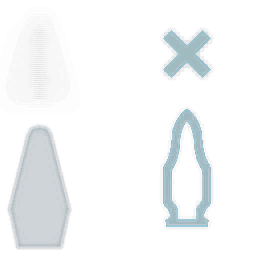
#> input picture assets/blender/master_chief/ar_data_additive.png, 256 x 256 px, given in place of Musashi_Original_Reference.png, which was not available; the run also reads 1 picture not shown here
$ python assemble_final_review.py
#> lines starting #> are read from the running program, lines starting #| are printed output that depends on the picture; pictures that were not available may be replaced by others from this repository, and a replacement may not be noted
from PIL import Image, ImageDraw, ImageFont
from pathlib import Path
import json, hashlib
p=Path(__file__).resolve().parents[1]/'Validation'
BG=(232,230,221,255); INK=(35,42,43); MUTED=(90,98,98)
H=1400; W=500; TOP=146; BOTTOM=70; GAP=28; MARGIN=40
font='/System/Library/Fonts/Supplemental/Arial.ttf'
bold='/System/Library/Fonts/Supplemental/Arial Bold.ttf'
def ft(n,b=False): return ImageFont.truetype(bold if b else font,n)
def normalize(path):
 im=Image.open(path).convert('RGBA'); bbox=im.getchannel('A').point(lambda x:255 if x>128 else 0).getbbox()
#> in normalize, im is the input picture: PIL image 256x256 RGBA; mean R, G, B, A 4.5, 10.6, 13.2, 13.3
#> after `bbox = im.getchannel('A').point(lambda x: 255 if x > 128 else 0).getbb`: bbox = (163, 30, 211, 227)
 crop=im.crop(bbox); scale=H/crop.height; width=round(crop.width*scale)
#> after `scale = H / crop.height`: scale = 7.11
#> after `width = round(crop.width * scale)`: width = 341
 resized=crop.resize((width,H),Image.Resampling.LANCZOS)
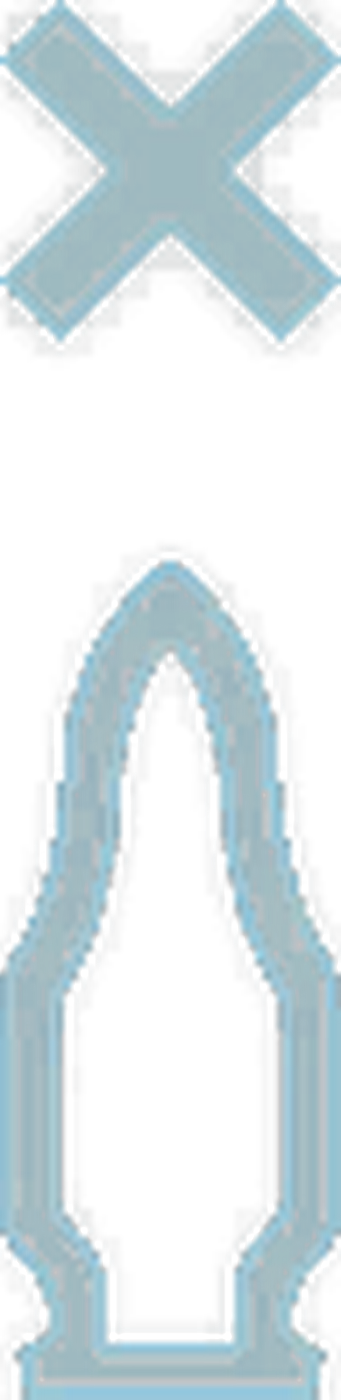
#> resized: PIL image 341x1400 RGBA; mean R, G, B, A 30, 52.7, 59.3, 55.1; transparent parts drawn white
 out=Image.new('RGBA',(W,H),(0,0,0,0)); x=(W-width)//2; out.alpha_composite(resized,(x,0))
#> after `out = Image.new('RGBA', (W, H), (0, 0, 0, 0))`: out: PIL image 500x1400 RGBA; every value is 0
#> after `x = (W - width) // 2`: x = 79
#> after `out.alpha_composite(resized, (x, 0))`:
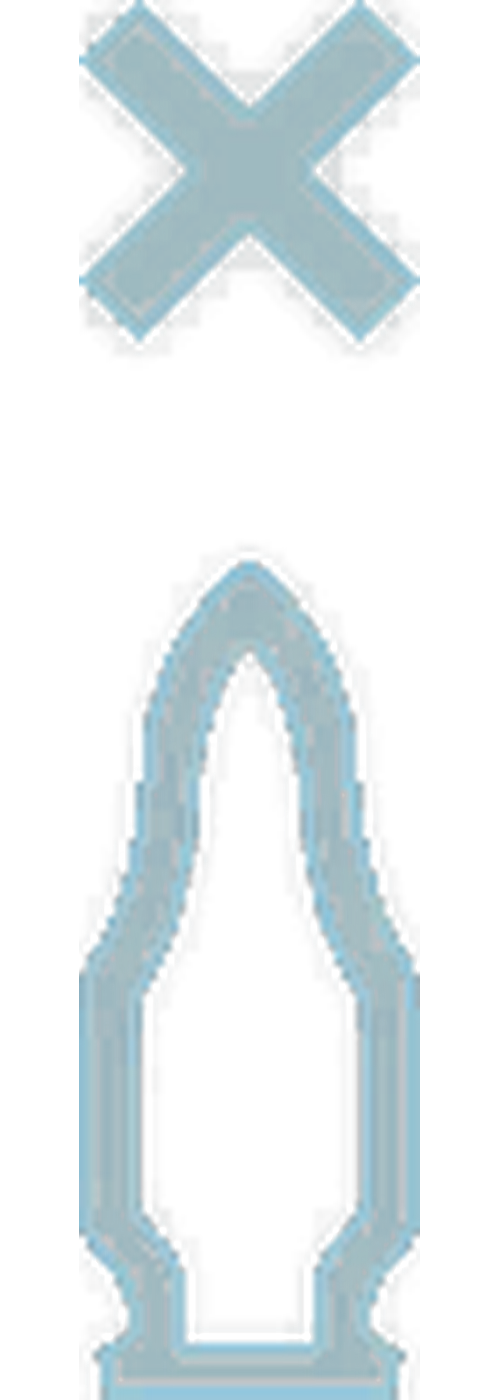
#> out: PIL image 500x1400 RGBA; mean R, G, B, A 20.5, 35.9, 40.4, 37.5; transparent parts drawn white
 return out,{'source':str(path),'alpha_threshold':128,'source_bbox':bbox,'uniform_scale':scale,'normalized_height_px':H,'normalized_width_px':width,'canvas_x':x,'canvas_y':0}
def solid(im):
 o=Image.new('RGBA',im.size,(0,0,0,0));o.putalpha(im.getchannel('A'));return o
def flat(im):
 o=Image.new('RGBA',im.size,BG);o.alpha_composite(im);return o.convert('RGB')

def sheet(items,outname,subtitle):
 n=len(items); width=MARGIN*2+n*W+(n-1)*GAP
 out=Image.new('RGB',(width,TOP+H+BOTTOM),(246,245,240));d=ImageDraw.Draw(out)
 d.text((MARGIN,20),'MUSASHI / FINAL APPROVED CHARACTER',font=ft(25,True),fill=INK)
 d.text((MARGIN,55),subtitle,font=ft(18),fill=MUTED)
 for i,(title,sub,im) in enumerate(items):
  x=MARGIN+i*(W+GAP)
  d.text((x,91),title,font=ft(23,True),fill=INK)
  d.text((x,121),sub,font=ft(16),fill=MUTED)
  out.paste(im,(x,TOP))
  d.line((x,TOP+H,x+W,TOP+H),fill=(156,160,155),width=1)
 d.text((MARGIN,TOP+H+20),'Equal character height: 1400 px  |  Uniform scale, centered bounds, shared foot baseline  |  Design preserved; cleanup documented',font=ft(18),fill=MUTED)
 out.save(p/outname)

from PIL import ImageChops
ref,rm=normalize(p.parent/'Reference/Musashi_Original_Reference.png')
#> rm = 8 items
clean,bm=normalize(p/'previous_approved_full.png')
#> bm = 8 items
paint,pm=normalize(p/'final_full.png')
#> pm = 8 items
ref_flat=flat(ref);clean_flat=flat(clean);paint_flat=flat(paint);over=Image.blend(ref_flat,paint_flat,.5)
#> in flat, `o.alpha_composite(im)`:
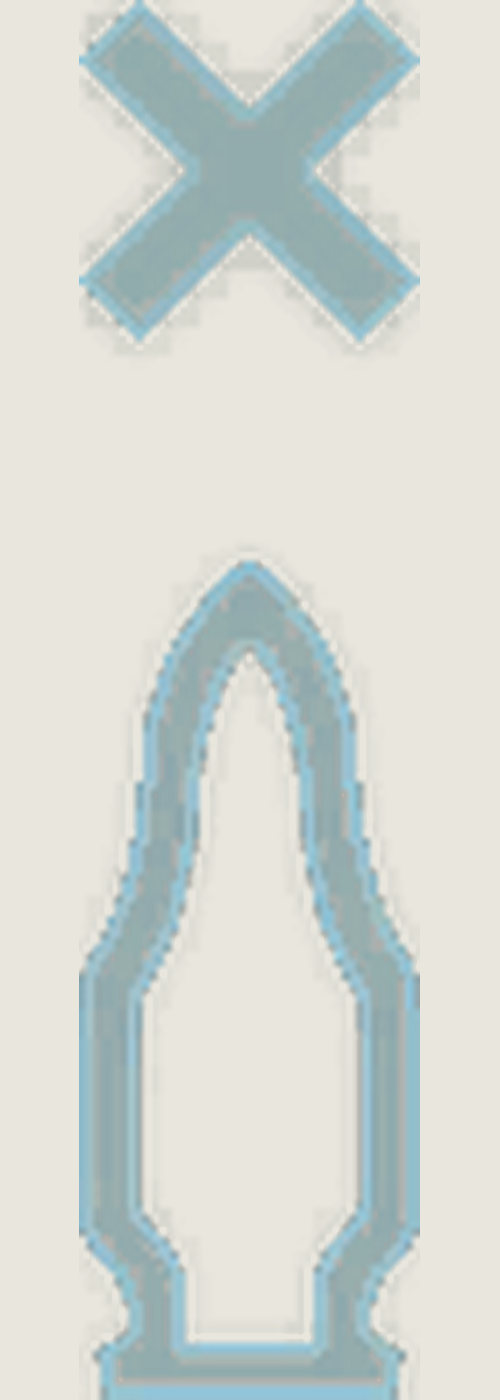
#> o: PIL image 500x1400 RGBA; mean R, G, B, A 209.9, 215.8, 210.5, 255
sheet([('01 ORIGINAL REFERENCE','Original supplied character artwork',ref_flat),('02 PREVIOUS APPROVED','Previous approved model / neutral studio',clean_flat),('03 FINAL APPROVED','MUSASHI_FINAL_APPROVED / neutral studio',paint_flat),('04 50% OVERLAY','Reference + final model, equal weight',over)],'00_final_comparison.png','Final painted art direction. Approved design and reference camera preserved; technical cleanup documented.')
#> in sheet, `out.save(p/outname)`:
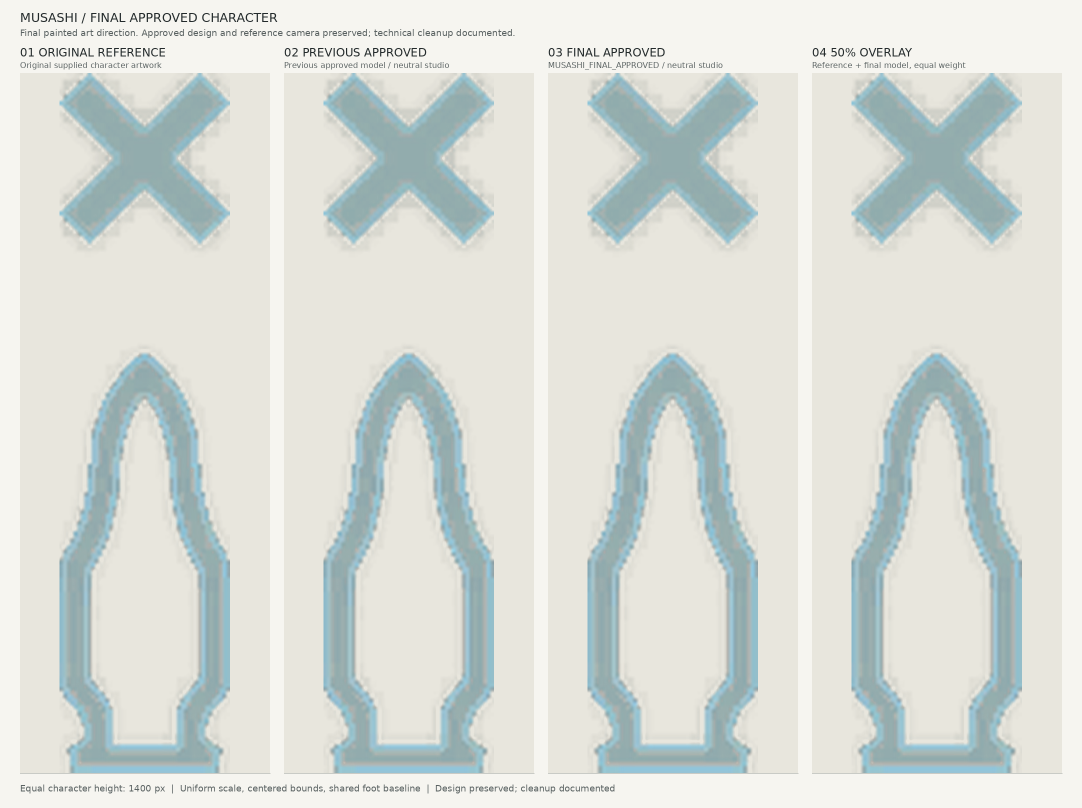
#> saved as 00_final_comparison.png: PIL image 2164x1616 RGB (shown at 1/2 size); mean R, G, B 216, 220.6, 215.4
for name,im in [('01_original_reference.png',ref_flat),('02_previous_approved.png',clean_flat),('03_final_approved.png',paint_flat),('04_reference_overlay.png',over)]:im.save(p/name)
#> this loop made 4 passes
#> name on passes 1 to 4: '01_original_reference.png', '02_previous_approved.png', '03_final_approved.png', '04_reference_overlay.png'
a=Image.open(p/'previous_approved_full.png').getchannel('A');b=Image.open(p/'final_full.png').getchannel('A')
#> after `a = Image.open(p / 'previous_approved_full.png').getchannel('A')`:
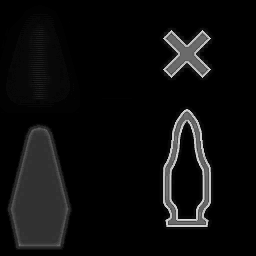
#> a: PIL image 256x256 L; min 0, max 230, mean 13.3
diff=ImageChops.difference(a,b)
#> diff: PIL image 256x256 L; every value is 0
alpha_identical=diff.getbbox() is None
#> alpha_identical = True
print('ALPHA IDENTICAL:',alpha_identical)
#| ALPHA IDENTICAL: True
report={'reference':rm,'clean':bm,'stylized':pm,'alignment':'Same whole-character normalization as prior review: alpha > 128 bounding box, uniform 1400 px character height, shared baseline, centered bounds. No warping.','same_lighting_clean_and_stylized':True,'alpha_identical':alpha_identical,'overlay':'50% original + 50% stylized over identical neutral background.'}
(p/'comparison_alignment.json').write_text(json.dumps(report,indent=2))
# Crop the exact same normalized coordinates for each comparison. Reference columns retain their authentic low resolution.
regions=[('05_face_closeup.png','FACE',(69,139,225,246)),('06_hair_closeup.png','HAIR',(12,0,248,186)),('07_jacket_vest_closeup.png','JACKET + VEST',(40,235,255,465)),('08_pants_closeup.png','PANTS',(23,445,205,671)),('09_shoes_closeup.png','SHOES + WRAPS',(0,607,216,800))]
for filename,title,box in regions:
 x0,y0,x1,y1=box
 cropbox=(round(26+x0*1.75),round(y0*1.75),round(26+x1*1.75),round(y1*1.75))
 cw=520;ch=round(cw*(y1-y0)/(x1-x0));margin=28;gap=20;top=105
 out=Image.new('RGB',(margin*2+cw*4+gap*3,top+ch+54),(246,245,240));d=ImageDraw.Draw(out)
 d.text((margin,16),'MUSASHI / '+title+' FINAL REVIEW',font=ft(26,True),fill=INK)
 for i,(label,im) in enumerate([('01 ORIGINAL',ref_flat),('02 PREVIOUS APPROVED',clean_flat),('03 FINAL APPROVED',paint_flat),('04 50% OVERLAY',over)]):
  x=margin+i*(cw+gap);d.text((x,66),label,font=ft(22,True),fill=INK)
  out.paste(im.crop(cropbox).resize((cw,ch),Image.Resampling.LANCZOS),(x,top))
 d.text((margin,top+ch+16),'Approved design and framing preserved. Final materials plus documented technical cleanup.',font=ft(18),fill=MUTED)
 out.save(p/filename)
#> this loop made 5 passes
#> pass 1, `out.save(p/filename)`:
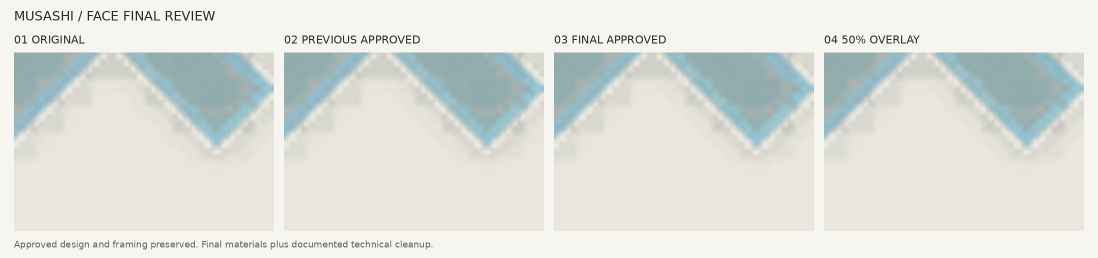
#> saved as 05_face_closeup.png: PIL image 2196x516 RGB (shown at 1/2 size); mean R, G, B 220.3, 223.9, 218.5
#> after the loop:
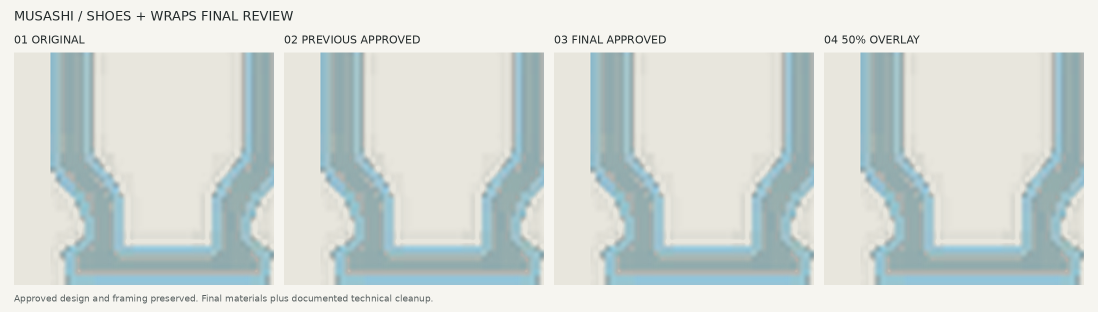
#> out: PIL image 2196x624 RGB (shown at 1/2 size); mean R, G, B 211.5, 218.3, 214.7
print('Four-panel sheet and five material close-ups complete.')
